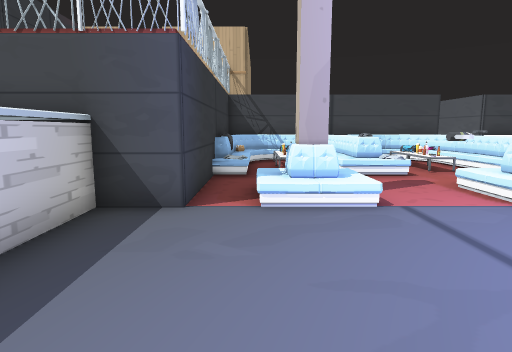
view 1 (above)

22 first-person views from a walk through a 3-D level made in the Unity game engine. The camera is 1.4 m above the floor, tilts 8° down and sees 75° across. Doors are open. The floor is counted in squares, 1 m on a side. Each view is taken from the middle of a square. On the plan, view 1 faces up. The plan holds only what a view shows up to about 15 squares ahead; the rest is blank. The place goes on beyond the plan. The player character is not drawn. Some animated figures are not drawn.

view 2
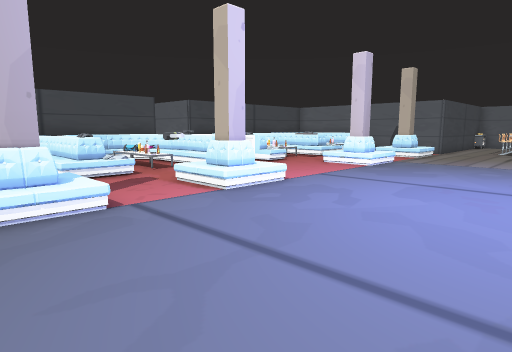

view 3
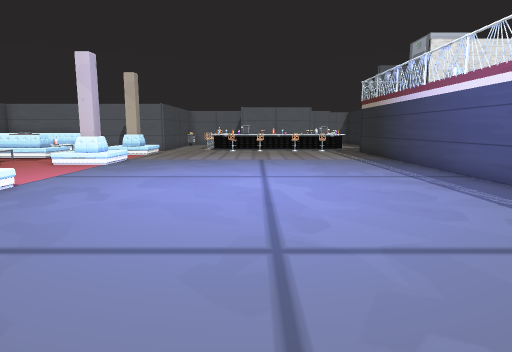

view 4
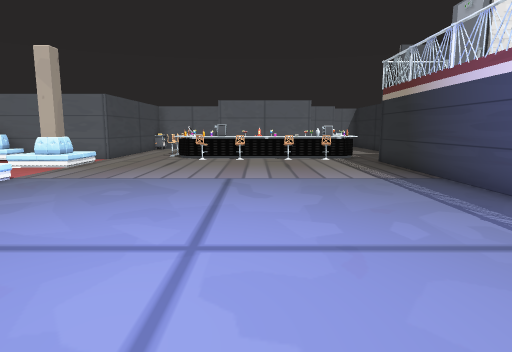

view 5
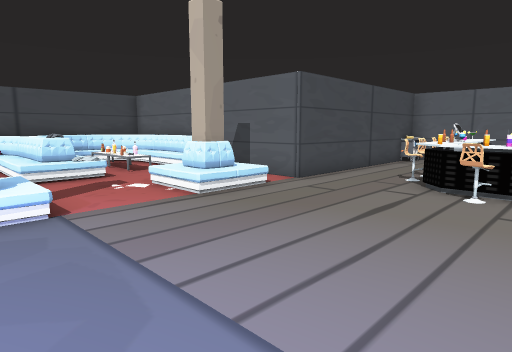

view 6
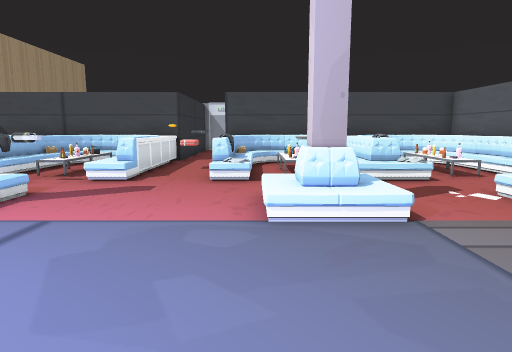

view 7
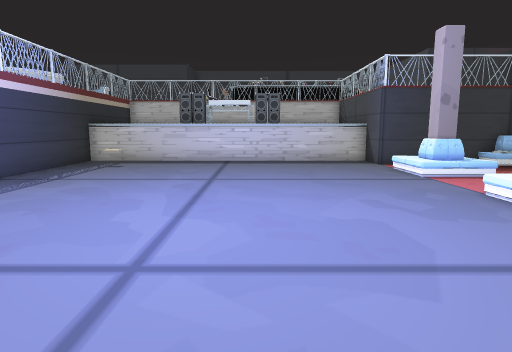

view 8
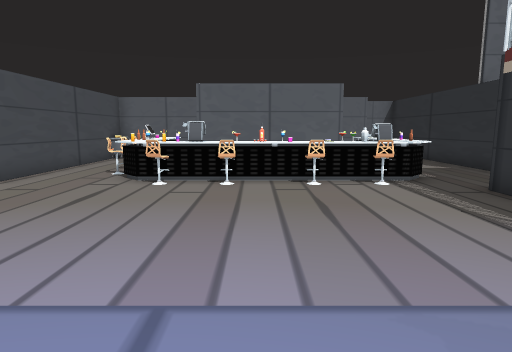

view 9
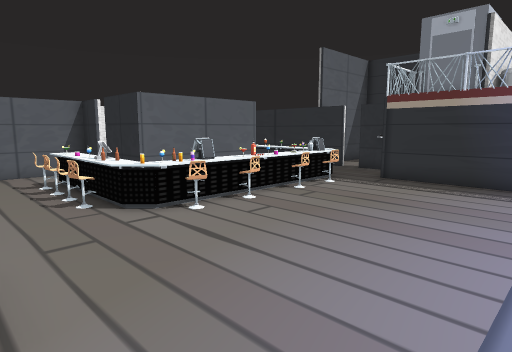

view 10
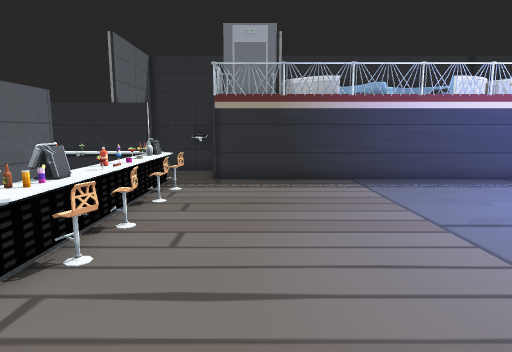

view 11
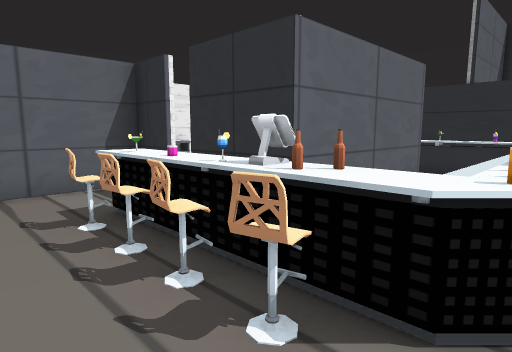

view 12
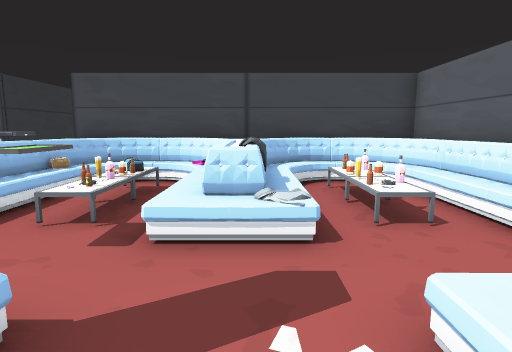

view 13
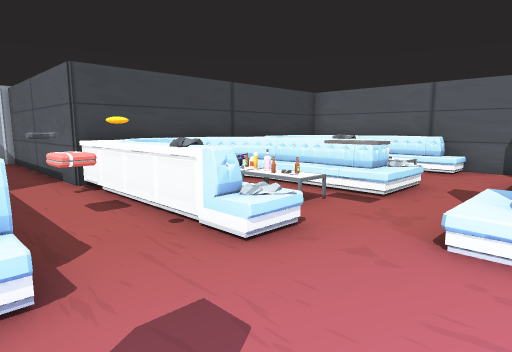

view 14
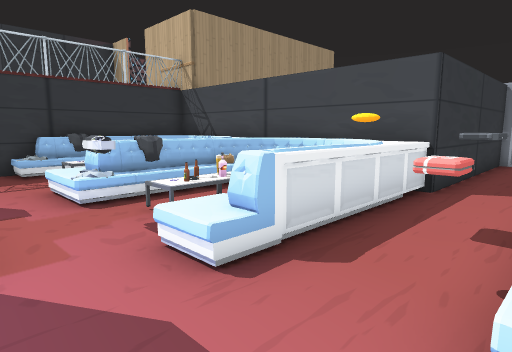

view 15
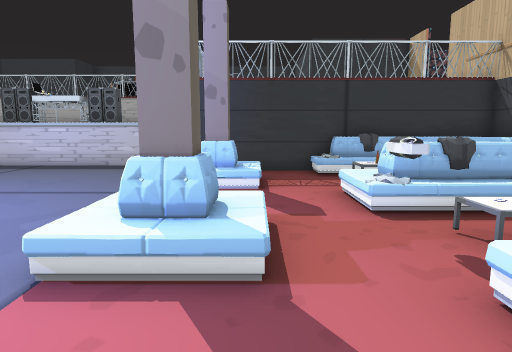

view 16
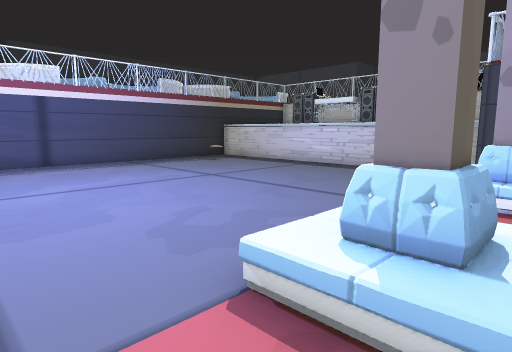

view 17
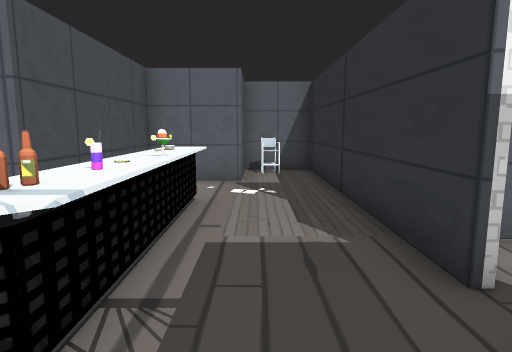

view 18
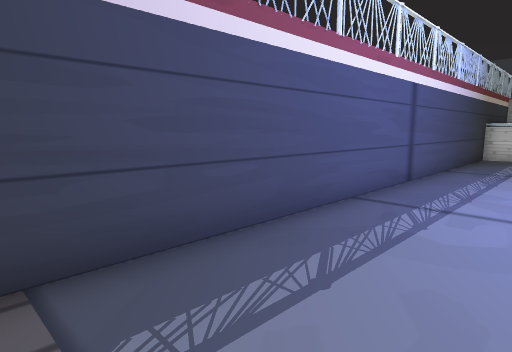

view 19
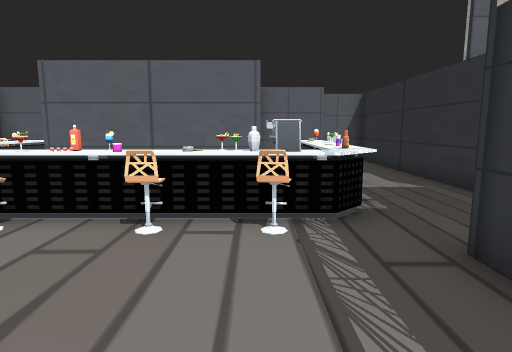

view 20
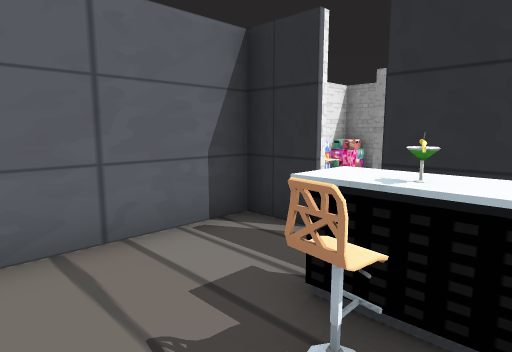

view 21
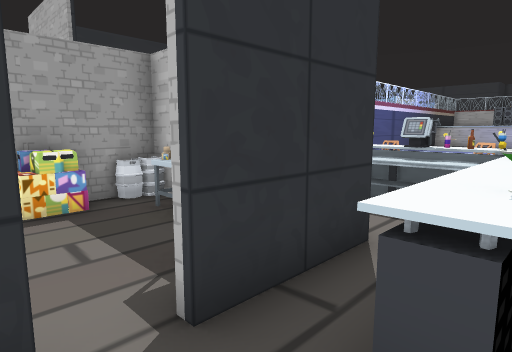

view 22
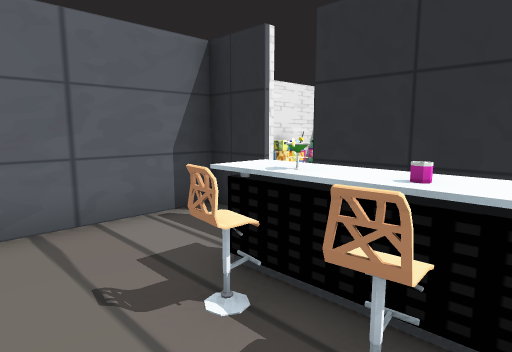

### Floor plan
Key: @ floor where view 1 was taken; # wall or solid block; x gap in a wall; . main floor; : floor 0.5 m higher than the main floor; / step, stairs or slope; D open door; = window, fence, low wall or low ledge; ^ raised ledge; v drop or lower ground; S sofa; P pillar; C cart; H chair; B bottle; I sink; O other object.
Columns run from 4 left of view 1 to 32 right of it. Each row starts with its distance up from view 1.
 24             ####
 23             #..#
 22             #..#
 21             #..#
 20             #..#
 19             #..#
 18             #..#
 17             #..#
 16    ##########..##########v
 15    SSOOOSS SS.OSSOSSSSOSS#
 14    S// OS. .S..S//.SS...S#
 13    S// SS.O.S.=S//.SS.:.S#
 12    #.: S=.=.S..#//.S=.:.S#
 11    S/  SS.O.S..S//.SS/:.S#
 10    #/..OO.#.O..O/..OO/..O#
  9    #.....................#
  8    #.SO..OSO..../OO../OO.#
  7    #.PS..SPS..../SS../SS.#
  6 ^^##.SO..OSO....///..///.#######C#
  5  ^...............................#
  4  ^...........................HH..
  3  ^........................HBHHH..#
  2 ##......................H^BB^^^..#
  1 ##.......................^^.P# Dx#
  0  #..@...................HH^ ## ..
 -1  #.......................^^ I ..   O
 -2 ##......................HH^ I ..   O#
 -3  ^.......................H^ #===   =#
 -4  ^......................H^^ P##### ^#
 -5  ^.......................^^^^^^  ##=#
 -6  ^........................^^^^^..####
 -7   ######################.........P.H#
 -8                         #..........H#
 -9                         ##DD########v
-10                            .#

Positions as (right, up) in squares from view 1, and headings:
1: (0, 0), facing up
2: (0, 0), facing up-right
3: (-1, 0), facing right
4: (5, -1), facing right
5: (13, 0), facing up-right
6: (12, 1), facing up
7: (12, 1), facing left
8: (12, -1), facing right
9: (14, 6), facing down-right
10: (18, 6), facing down
11: (21, 5), facing down-right
12: (16, 6), facing up
13: (8, 7), facing up-right
14: (11, 8), facing up-left
15: (10, 8), facing left
16: (9, 8), facing down-left
17: (20, -7), facing right
18: (15, -3), facing down-left
19: (16, -4), facing right
20: (25, 5), facing down-right
21: (28, 3), facing down-left
22: (24, 5), facing down-right
